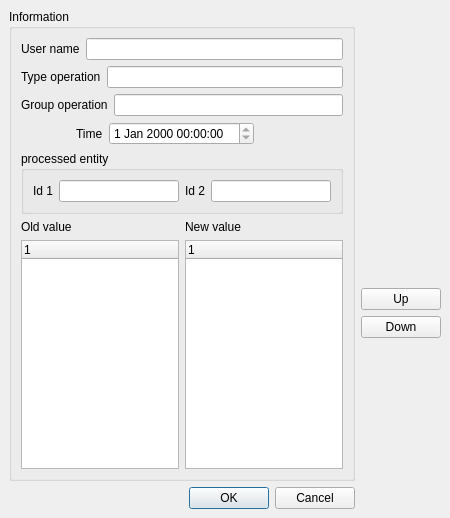
<?xml version="1.0" encoding="UTF-8"?>
<ui version="4.0">
 <class>sync_queue_view_form</class>
 <widget class="QDialog" name="sync_queue_view_form">
  <property name="geometry">
   <rect>
    <x>0</x>
    <y>0</y>
    <width>450</width>
    <height>518</height>
   </rect>
  </property>
  <property name="windowTitle">
   <string>More information</string>
  </property>
  <layout class="QGridLayout">
   <property name="margin">
    <number>9</number>
   </property>
   <property name="spacing">
    <number>6</number>
   </property>
   <item row="2" column="2" rowspan="2">
    <spacer>
     <property name="orientation">
      <enum>Qt::Vertical</enum>
     </property>
     <property name="sizeHint" stdset="0">
      <size>
       <width>20</width>
       <height>171</height>
      </size>
     </property>
    </spacer>
   </item>
   <item row="0" column="2">
    <spacer>
     <property name="orientation">
      <enum>Qt::Vertical</enum>
     </property>
     <property name="sizeHint" stdset="0">
      <size>
       <width>20</width>
       <height>181</height>
      </size>
     </property>
    </spacer>
   </item>
   <item row="0" column="0" rowspan="3" colspan="2">
    <widget class="QGroupBox" name="gbInformation">
     <property name="title">
      <string>Information</string>
     </property>
     <layout class="QGridLayout">
      <property name="margin">
       <number>9</number>
      </property>
      <property name="spacing">
       <number>6</number>
      </property>
      <item row="2" column="0" colspan="5">
       <layout class="QHBoxLayout">
        <property name="spacing">
         <number>6</number>
        </property>
        <property name="margin">
         <number>0</number>
        </property>
        <item>
         <widget class="QLabel" name="label_9">
          <property name="text">
           <string>Group operation</string>
          </property>
         </widget>
        </item>
        <item>
         <widget class="QLineEdit" name="leGroupOperation">
          <property name="readOnly">
           <bool>true</bool>
          </property>
         </widget>
        </item>
       </layout>
      </item>
      <item row="1" column="0" colspan="5">
       <layout class="QHBoxLayout">
        <property name="spacing">
         <number>6</number>
        </property>
        <property name="margin">
         <number>0</number>
        </property>
        <item>
         <widget class="QLabel" name="label_7">
          <property name="text">
           <string>Type operation</string>
          </property>
         </widget>
        </item>
        <item>
         <widget class="QLineEdit" name="leTypeOperation">
          <property name="readOnly">
           <bool>true</bool>
          </property>
         </widget>
        </item>
       </layout>
      </item>
      <item row="0" column="0" colspan="5">
       <layout class="QHBoxLayout">
        <property name="spacing">
         <number>6</number>
        </property>
        <property name="margin">
         <number>0</number>
        </property>
        <item>
         <widget class="QLabel" name="label_3">
          <property name="text">
           <string>User name</string>
          </property>
         </widget>
        </item>
        <item>
         <widget class="QLineEdit" name="leUserName">
          <property name="readOnly">
           <bool>true</bool>
          </property>
         </widget>
        </item>
       </layout>
      </item>
      <item row="4" column="0" colspan="5">
       <widget class="QGroupBox" name="groupBox">
        <property name="title">
         <string>processed entity</string>
        </property>
        <layout class="QGridLayout">
         <property name="margin">
          <number>9</number>
         </property>
         <property name="spacing">
          <number>6</number>
         </property>
         <item row="0" column="3">
          <widget class="QLineEdit" name="leId2">
           <property name="readOnly">
            <bool>true</bool>
           </property>
          </widget>
         </item>
         <item row="0" column="1">
          <widget class="QLineEdit" name="leId1">
           <property name="readOnly">
            <bool>true</bool>
           </property>
          </widget>
         </item>
         <item row="0" column="2">
          <widget class="QLabel" name="label_6">
           <property name="text">
            <string>Id 2</string>
           </property>
          </widget>
         </item>
         <item row="0" column="0">
          <widget class="QLabel" name="label_4">
           <property name="text">
            <string>Id 1</string>
           </property>
          </widget>
         </item>
        </layout>
       </widget>
      </item>
      <item row="5" column="0" colspan="2">
       <widget class="QLabel" name="label_8">
        <property name="text">
         <string>Old value</string>
        </property>
       </widget>
      </item>
      <item row="5" column="3" colspan="2">
       <widget class="QLabel" name="label_2">
        <property name="text">
         <string>New value</string>
        </property>
       </widget>
      </item>
      <item row="3" column="4">
       <spacer>
        <property name="orientation">
         <enum>Qt::Horizontal</enum>
        </property>
        <property name="sizeHint" stdset="0">
         <size>
          <width>61</width>
          <height>20</height>
         </size>
        </property>
       </spacer>
      </item>
      <item row="3" column="1">
       <widget class="QLabel" name="label_5">
        <property name="text">
         <string>Time</string>
        </property>
       </widget>
      </item>
      <item row="3" column="0">
       <spacer>
        <property name="orientation">
         <enum>Qt::Horizontal</enum>
        </property>
        <property name="sizeHint" stdset="0">
         <size>
          <width>61</width>
          <height>20</height>
         </size>
        </property>
       </spacer>
      </item>
      <item row="3" column="2" colspan="2">
       <widget class="QDateTimeEdit" name="dteTimeOperation">
        <property name="readOnly">
         <bool>true</bool>
        </property>
       </widget>
      </item>
      <item row="6" column="0" colspan="3">
       <widget class="QTreeWidget" name="twOld">
        <column>
         <property name="text">
          <string notr="true">1</string>
         </property>
        </column>
       </widget>
      </item>
      <item row="6" column="3" colspan="2">
       <widget class="QTreeWidget" name="twNew">
        <column>
         <property name="text">
          <string notr="true">1</string>
         </property>
        </column>
       </widget>
      </item>
     </layout>
    </widget>
   </item>
   <item row="3" column="0">
    <spacer>
     <property name="orientation">
      <enum>Qt::Horizontal</enum>
     </property>
     <property name="sizeHint" stdset="0">
      <size>
       <width>161</width>
       <height>20</height>
      </size>
     </property>
    </spacer>
   </item>
   <item row="3" column="1">
    <layout class="QHBoxLayout">
     <property name="spacing">
      <number>6</number>
     </property>
     <property name="margin">
      <number>0</number>
     </property>
     <item>
      <widget class="QPushButton" name="pbOk">
       <property name="text">
        <string>OK</string>
       </property>
      </widget>
     </item>
     <item>
      <widget class="QPushButton" name="pbCancel">
       <property name="text">
        <string>Cancel</string>
       </property>
      </widget>
     </item>
    </layout>
   </item>
   <item row="1" column="2">
    <layout class="QVBoxLayout">
     <property name="spacing">
      <number>6</number>
     </property>
     <property name="margin">
      <number>0</number>
     </property>
     <item>
      <widget class="QPushButton" name="pbUp">
       <property name="text">
        <string>Up</string>
       </property>
      </widget>
     </item>
     <item>
      <widget class="QPushButton" name="pbDown">
       <property name="text">
        <string>Down</string>
       </property>
      </widget>
     </item>
    </layout>
   </item>
  </layout>
 </widget>
 <resources/>
 <connections>
  <connection>
   <sender>pbOk</sender>
   <signal>clicked()</signal>
   <receiver>sync_queue_view_form</receiver>
   <slot>accept()</slot>
   <hints>
    <hint type="sourcelabel">
     <x>278</x>
     <y>253</y>
    </hint>
    <hint type="destinationlabel">
     <x>96</x>
     <y>254</y>
    </hint>
   </hints>
  </connection>
  <connection>
   <sender>pbCancel</sender>
   <signal>clicked()</signal>
   <receiver>sync_queue_view_form</receiver>
   <slot>reject()</slot>
   <hints>
    <hint type="sourcelabel">
     <x>369</x>
     <y>253</y>
    </hint>
    <hint type="destinationlabel">
     <x>179</x>
     <y>282</y>
    </hint>
   </hints>
  </connection>
 </connections>
</ui>
